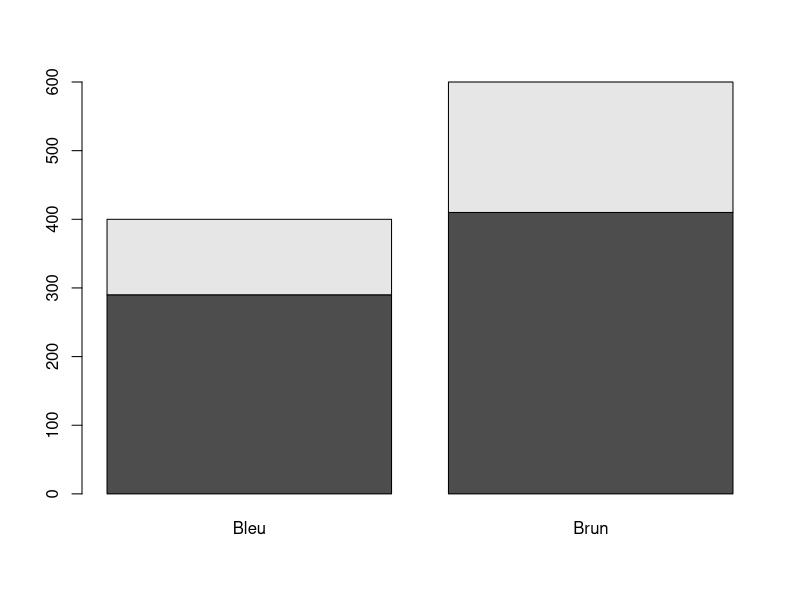
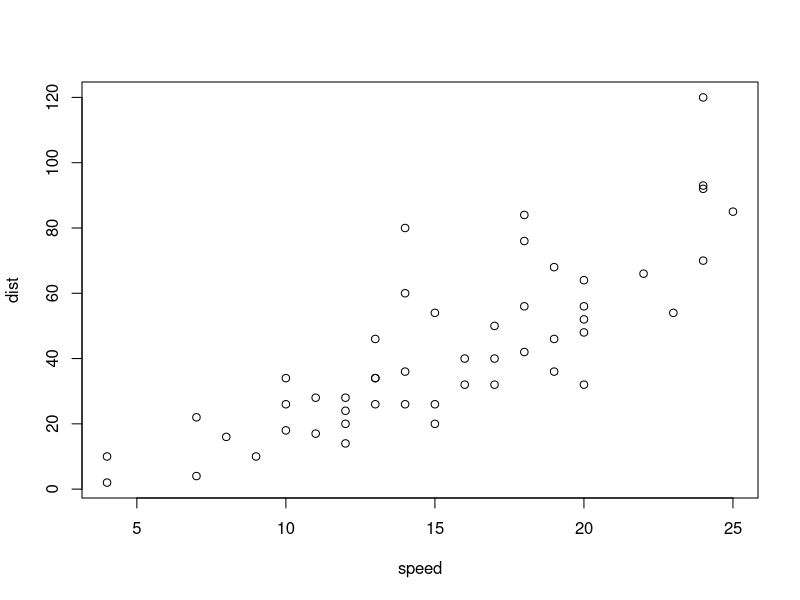
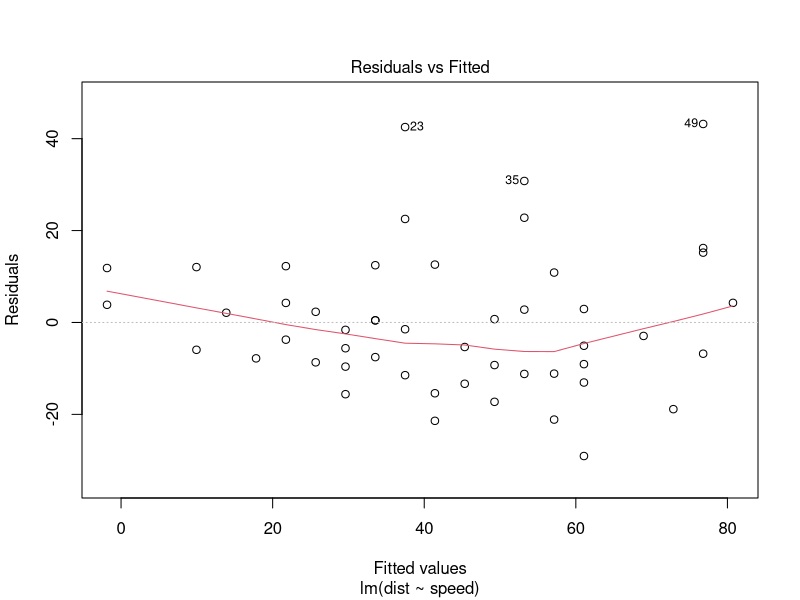
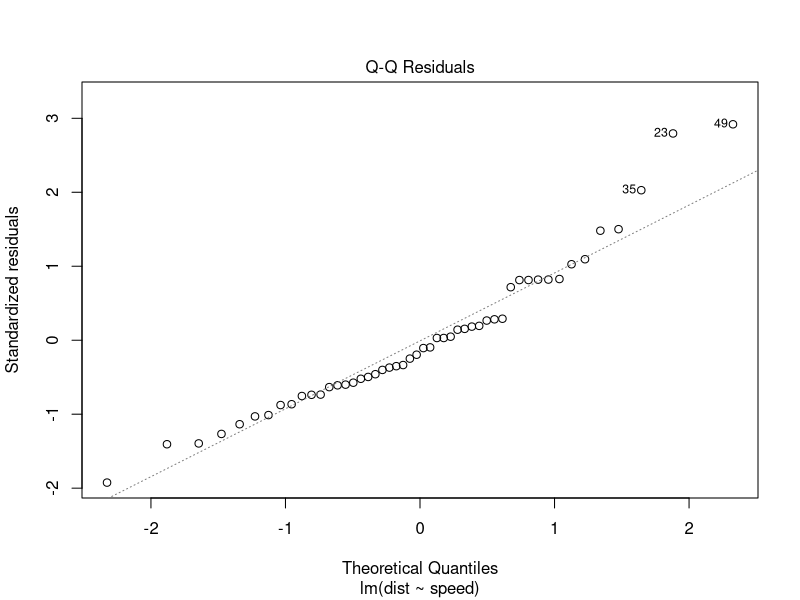
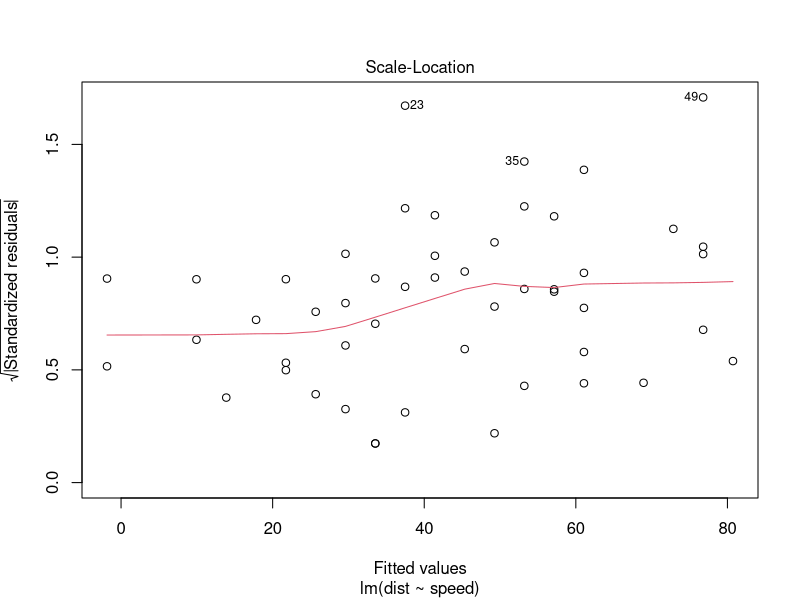
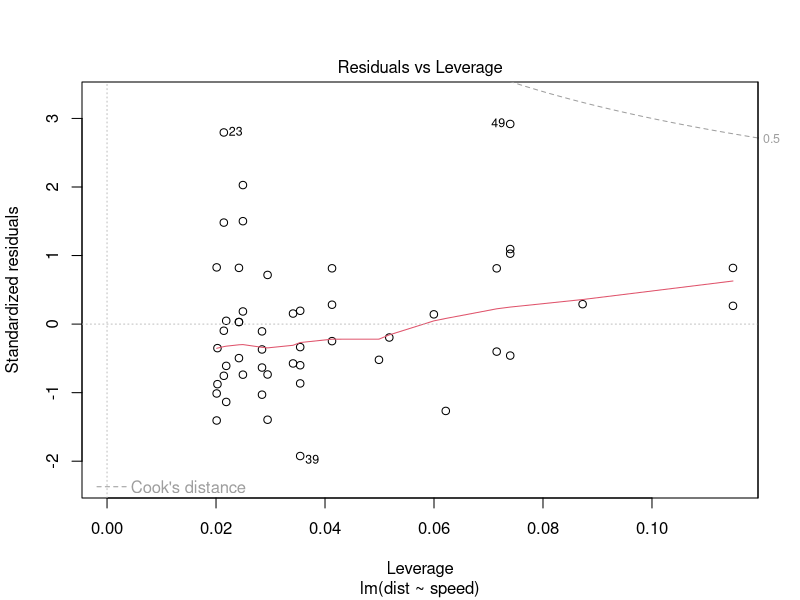
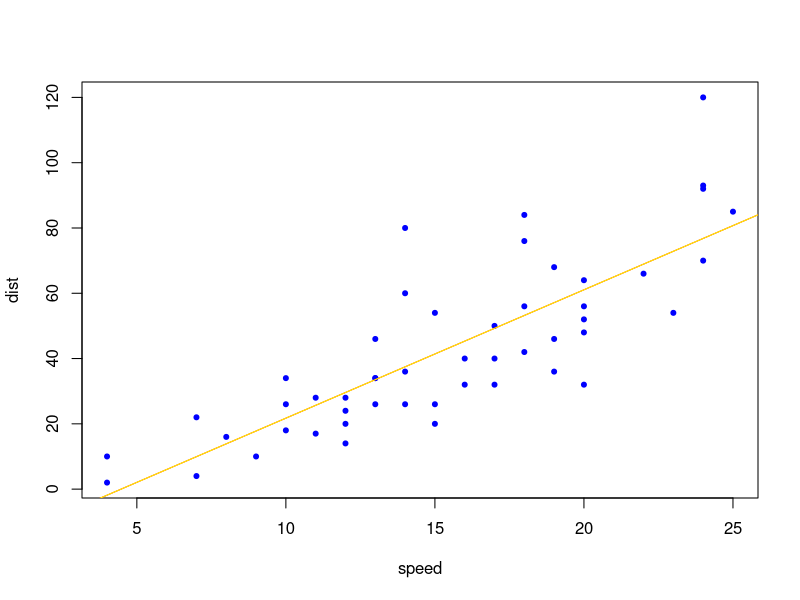

The R script that drew these images, in order:

#EXO19

data <- data.frame(BEPC = c(15,10,15,40), BAC = c(12,18,5,35), Licence
                   = c(3,4,8,15), Total = c(30,32,28,90))
rownames(data) <- c("Plus de 50 ans", "Entre 30 et 50 ans", "Moins de 30
ans", "Total")

data

freq <- data/sum(data)
round(freq*100,digit=2)
r <- apply(freq,1,sum)
round(r,digit=2)

c <-  apply(freq ,2,sum)
round(c,digit=2)


L <- sweep(freq,1,STAT=r,FUN="/")
round(L,digits=2)


C <- sweep(freq,1,STAT=c,FUN="/")
round(C,digits=2)


chisq.test(data)



#exo 20

tableau <- matrix(c(290,410,110,190), ncol=2, byrow=TRUE)
colnames(tableau) <- c("Bleu","Brun")
rownames(tableau) <- c("Celib","Marie")
tableau
tableau <- as.table(tableau)

barplot(tableau)
n <- margin.table(tableau) 
m1 <- margin.table(tableau,1)
m2 <- margin.table(tableau,2)
prop.table(tableau) 
tab0 <- as.array(m1) %*% t(as.array(m2))/n
tab0 <- as.table(tab0)
summary(tableau)
summary(tab0)


HairEyeColor
HairEyeNew<- margin.table(HairEyeColor, margin = c(1,2))
chisq.test(HairEyeNew)

HairEyeNew/sum(HairEyeNew)


#Exo21

data()
data(cars)
cars  
names(cars)
dim(cars) 
plot(cars) 
?lm
reg <- lm(dist ~ speed, data = cars) 
attributes(reg)
summary(reg)
anova(reg)
names(reg)
plot(reg)
plot(cars,pch=20,col='blue')
abline(reg=reg,col="red")
abline(reg$coeff,col="yellow")
hat<-predict(reg)
hat
predict(reg , data.frame(speed = 20) , interval = "prediction")

